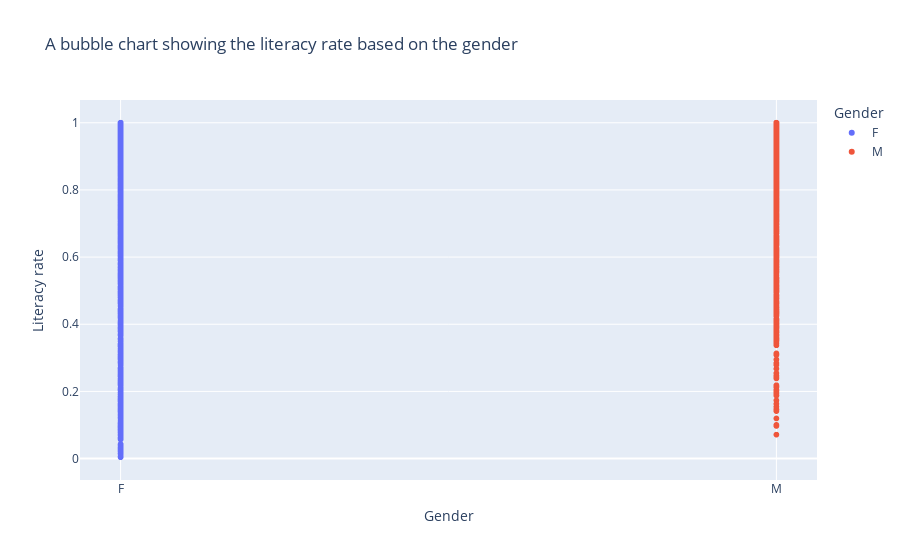

Notebook code for this chart:
### Markdown cell above
A grouped bar chart shows how many feamles or males at a certain age with their literarcy rate.

### Code cell
import plotly.express as px                    #multivariate exploratory visualisations   
fig= px.scatter(                   #in bubble chart  variables are respented by bubbles . its used for comparison.
    x= 'Gender',
    y= 'Literacy rate',
    color='Gender',
    title='A bubble chart showing the literacy rate based on the gender',
   data_frame=df
)
fig.show()

### Figure 1 — Plotly figure (JSON) as saved in the notebook; plotly's stock layout.template omitted (floating-point values rounded to 4 significant figures; data arrays with more than 128 entries replaced by an {"elided": "..."} marker saying what was removed)
{"data": [{"hovertemplate": "Gender=%{x}<br>Literacy rate=%{y}<extra></extra>", "legendgroup": "F", "marker": {"color": "#636efa", "symbol": "circle"}, "mode": "markers", "name": "F", "showlegend": true, "type": "scattergl", "x": {"elided": "1652 str values"}, "xaxis": "x", "y": {"elided": "1652 float values"}, "yaxis": "y"}, {"hovertemplate": "Gender=%{x}<br>Literacy rate=%{y}<extra></extra>", "legendgroup": "M", "marker": {"color": "#EF553B", "symbol": "circle"}, "mode": "markers", "name": "M", "showlegend": true, "type": "scattergl", "x": {"elided": "1651 str values"}, "xaxis": "x", "y": {"elided": "1651 float values"}, "yaxis": "y"}], "layout": {"legend": {"title": {"text": "Gender"}, "tracegroupgap": 0}, "title": {"text": "A bubble chart showing the literacy rate based on the gender"}, "xaxis": {"anchor": "y", "categoryarray": ["F", "M"], "categoryorder": "array", "domain": [0, 1], "title": {"text": "Gender"}}, "yaxis": {"anchor": "x", "domain": [0, 1], "title": {"text": "Literacy rate"}}}}
